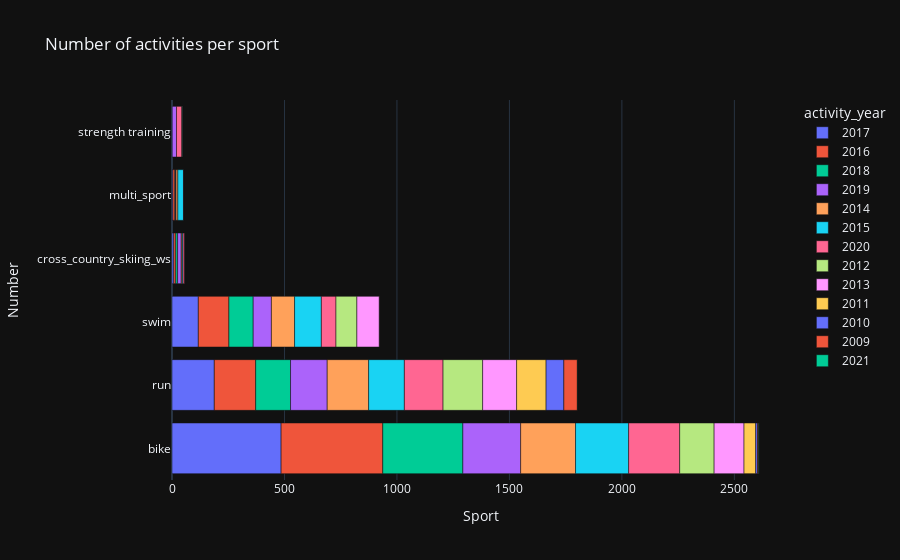

The notebook cell saved with this chart:
### Code cell
summary["activity_year"] = summary["starttime"].dt.year.astype(str)
bars = summary[["type",'activity_year']].value_counts().reset_index(name="count")
px.bar(bars,y="type",x="count",orientation="h",
       color="activity_year",
       title="Number of activities per sport",
       labels={"count":"Sport","type":"Number"})

### Figure 1 — Plotly figure (JSON) as saved in the notebook; plotly's stock layout.template omitted (floating-point values rounded to 4 significant figures)
{"data": [{"alignmentgroup": "True", "hovertemplate": "activity_year=2017<br>Sport=%{x}<br>Number=%{y}<extra></extra>", "legendgroup": "2017", "marker": {"color": "#636efa"}, "name": "2017", "offsetgroup": "2017", "orientation": "h", "showlegend": true, "textposition": "auto", "type": "bar", "x": [485, 188, 117, 8, 4, 1], "xaxis": "x", "y": ["bike", "run", "swim", "cross_country_skiing_ws", "multi_sport", "strength training"], "yaxis": "y"}, {"alignmentgroup": "True", "hovertemplate": "activity_year=2016<br>Sport=%{x}<br>Number=%{y}<extra></extra>", "legendgroup": "2016", "marker": {"color": "#EF553B"}, "name": "2016", "offsetgroup": "2016", "orientation": "h", "showlegend": true, "textposition": "auto", "type": "bar", "x": [452, 184, 136, 9, 9], "xaxis": "x", "y": ["bike", "run", "swim", "multi_sport", "cross_country_skiing_ws"], "yaxis": "y"}, {"alignmentgroup": "True", "hovertemplate": "activity_year=2018<br>Sport=%{x}<br>Number=%{y}<extra></extra>", "legendgroup": "2018", "marker": {"color": "#00cc96"}, "name": "2018", "offsetgroup": "2018", "orientation": "h", "showlegend": true, "textposition": "auto", "type": "bar", "x": [356, 155, 108, 8, 3], "xaxis": "x", "y": ["bike", "run", "swim", "cross_country_skiing_ws", "multi_sport"], "yaxis": "y"}, {"alignmentgroup": "True", "hovertemplate": "activity_year=2019<br>Sport=%{x}<br>Number=%{y}<extra></extra>", "legendgroup": "2019", "marker": {"color": "#ab63fa"}, "name": "2019", "offsetgroup": "2019", "orientation": "h", "showlegend": true, "textposition": "auto", "type": "bar", "x": [257, 163, 81, 19, 16, 2], "xaxis": "x", "y": ["bike", "run", "swim", "strength training", "cross_country_skiing_ws", "multi_sport"], "yaxis": "y"}, {"alignmentgroup": "True", "hovertemplate": "activity_year=2014<br>Sport=%{x}<br>Number=%{y}<extra></extra>", "legendgroup": "2014", "marker": {"color": "#FFA15A"}, "name": "2014", "offsetgroup": "2014", "orientation": "h", "showlegend": true, "textposition": "auto", "type": "bar", "x": [244, 184, 103, 8, 4], "xaxis": "x", "y": ["bike", "run", "swim", "multi_sport", "cross_country_skiing_ws"], "yaxis": "y"}, {"alignmentgroup": "True", "hovertemplate": "activity_year=2015<br>Sport=%{x}<br>Number=%{y}<extra></extra>", "legendgroup": "2015", "marker": {"color": "#19d3f3"}, "name": "2015", "offsetgroup": "2015", "orientation": "h", "showlegend": true, "textposition": "auto", "type": "bar", "x": [236, 159, 119, 25, 4], "xaxis": "x", "y": ["bike", "run", "swim", "multi_sport", "cross_country_skiing_ws"], "yaxis": "y"}, {"alignmentgroup": "True", "hovertemplate": "activity_year=2020<br>Sport=%{x}<br>Number=%{y}<extra></extra>", "legendgroup": "2020", "marker": {"color": "#FF6692"}, "name": "2020", "offsetgroup": "2020", "orientation": "h", "showlegend": true, "textposition": "auto", "type": "bar", "x": [227, 172, 65, 24, 6, 1], "xaxis": "x", "y": ["bike", "run", "swim", "strength training", "cross_country_skiing_ws", "multi_sport"], "yaxis": "y"}, {"alignmentgroup": "True", "hovertemplate": "activity_year=2012<br>Sport=%{x}<br>Number=%{y}<extra></extra>", "legendgroup": "2012", "marker": {"color": "#B6E880"}, "name": "2012", "offsetgroup": "2012", "orientation": "h", "showlegend": true, "textposition": "auto", "type": "bar", "x": [176, 153, 93, 2], "xaxis": "x", "y": ["run", "bike", "swim", "strength training"], "yaxis": "y"}, {"alignmentgroup": "True", "hovertemplate": "activity_year=2013<br>Sport=%{x}<br>Number=%{y}<extra></extra>", "legendgroup": "2013", "marker": {"color": "#FF97FF"}, "name": "2013", "offsetgroup": "2013", "orientation": "h", "showlegend": true, "textposition": "auto", "type": "bar", "x": [151, 133, 99, 2], "xaxis": "x", "y": ["run", "bike", "swim", "strength training"], "yaxis": "y"}, {"alignmentgroup": "True", "hovertemplate": "activity_year=2011<br>Sport=%{x}<br>Number=%{y}<extra></extra>", "legendgroup": "2011", "marker": {"color": "#FECB52"}, "name": "2011", "offsetgroup": "2011", "orientation": "h", "showlegend": true, "textposition": "auto", "type": "bar", "x": [131, 52], "xaxis": "x", "y": ["run", "bike"], "yaxis": "y"}, {"alignmentgroup": "True", "hovertemplate": "activity_year=2010<br>Sport=%{x}<br>Number=%{y}<extra></extra>", "legendgroup": "2010", "marker": {"color": "#636efa"}, "name": "2010", "offsetgroup": "2010", "orientation": "h", "showlegend": true, "textposition": "auto", "type": "bar", "x": [79, 8], "xaxis": "x", "y": ["run", "bike"], "yaxis": "y"}, {"alignmentgroup": "True", "hovertemplate": "activity_year=2009<br>Sport=%{x}<br>Number=%{y}<extra></extra>", "legendgroup": "2009", "marker": {"color": "#EF553B"}, "name": "2009", "offsetgroup": "2009", "orientation": "h", "showlegend": true, "textposition": "auto", "type": "bar", "x": [60, 5], "xaxis": "x", "y": ["run", "bike"], "yaxis": "y"}, {"alignmentgroup": "True", "hovertemplate": "activity_year=2021<br>Sport=%{x}<br>Number=%{y}<extra></extra>", "legendgroup": "2021", "marker": {"color": "#00cc96"}, "name": "2021", "offsetgroup": "2021", "orientation": "h", "showlegend": true, "textposition": "auto", "type": "bar", "x": [2, 1, 1], "xaxis": "x", "y": ["bike", "run", "strength training"], "yaxis": "y"}], "layout": {"barmode": "relative", "legend": {"title": {"text": "activity_year"}, "tracegroupgap": 0}, "title": {"text": "Number of activities per sport"}, "xaxis": {"anchor": "y", "domain": [0, 1], "title": {"text": "Sport"}}, "yaxis": {"anchor": "x", "domain": [0, 1], "title": {"text": "Number"}}}}
